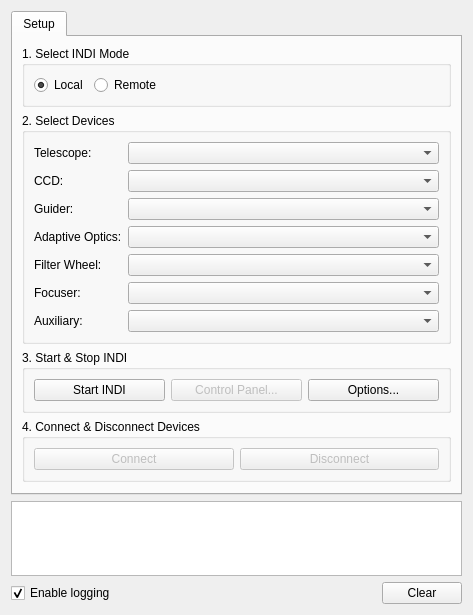
<?xml version="1.0" encoding="UTF-8"?>
<ui version="4.0">
 <class>EkosManager</class>
 <widget class="QWidget" name="EkosManager">
  <property name="geometry">
   <rect>
    <x>0</x>
    <y>0</y>
    <width>473</width>
    <height>615</height>
   </rect>
  </property>
  <property name="windowTitle">
   <string>Ekos</string>
  </property>
  <layout class="QVBoxLayout" name="verticalLayout_6">
   <item>
    <widget class="QTabWidget" name="toolsWidget">
     <property name="currentIndex">
      <number>0</number>
     </property>
     <widget class="QWidget" name="setupTab">
      <attribute name="title">
       <string>Setup</string>
      </attribute>
      <layout class="QVBoxLayout" name="verticalLayout">
       <item>
        <widget class="QGroupBox" name="groupBox_4">
         <property name="title">
          <string>1. Select INDI Mode</string>
         </property>
         <layout class="QHBoxLayout" name="horizontalLayout_6">
          <item>
           <widget class="QRadioButton" name="kcfg_localMode">
            <property name="text">
             <string>Local</string>
            </property>
            <property name="checked">
             <bool>true</bool>
            </property>
           </widget>
          </item>
          <item>
           <widget class="QRadioButton" name="kcfg_remoteMode">
            <property name="text">
             <string>Remote</string>
            </property>
           </widget>
          </item>
          <item>
           <spacer name="horizontalSpacer_2">
            <property name="orientation">
             <enum>Qt::Horizontal</enum>
            </property>
            <property name="sizeHint" stdset="0">
             <size>
              <width>303</width>
              <height>20</height>
             </size>
            </property>
           </spacer>
          </item>
         </layout>
        </widget>
       </item>
       <item>
        <widget class="QGroupBox" name="groupBox">
         <property name="title">
          <string>2. Select Devices</string>
         </property>
         <layout class="QVBoxLayout" name="verticalLayout_4">
          <item>
           <layout class="QHBoxLayout" name="horizontalLayout">
            <item>
             <layout class="QVBoxLayout" name="verticalLayout_3">
              <item>
               <widget class="QLabel" name="label_6">
                <property name="text">
                 <string>Telescope:</string>
                </property>
               </widget>
              </item>
              <item>
               <widget class="QLabel" name="label_7">
                <property name="text">
                 <string>CCD:</string>
                </property>
               </widget>
              </item>
              <item>
               <widget class="QLabel" name="label_8">
                <property name="text">
                 <string>Guider:</string>
                </property>
               </widget>
              </item>
              <item>
               <widget class="QLabel" name="label_12">
                <property name="text">
                 <string>Adaptive Optics:</string>
                </property>
               </widget>
              </item>
              <item>
               <widget class="QLabel" name="label_9">
                <property name="text">
                 <string>Filter Wheel:</string>
                </property>
               </widget>
              </item>
              <item>
               <widget class="QLabel" name="label_10">
                <property name="text">
                 <string>Focuser:</string>
                </property>
               </widget>
              </item>
              <item>
               <widget class="QLabel" name="label_11">
                <property name="text">
                 <string>Auxiliary:</string>
                </property>
               </widget>
              </item>
             </layout>
            </item>
            <item>
             <layout class="QVBoxLayout" name="verticalLayout_2">
              <item>
               <widget class="QComboBox" name="telescopeCombo">
                <property name="sizePolicy">
                 <sizepolicy hsizetype="Expanding" vsizetype="Fixed">
                  <horstretch>0</horstretch>
                  <verstretch>0</verstretch>
                 </sizepolicy>
                </property>
               </widget>
              </item>
              <item>
               <widget class="QComboBox" name="ccdCombo">
                <property name="sizePolicy">
                 <sizepolicy hsizetype="Expanding" vsizetype="Fixed">
                  <horstretch>0</horstretch>
                  <verstretch>0</verstretch>
                 </sizepolicy>
                </property>
               </widget>
              </item>
              <item>
               <widget class="QComboBox" name="guiderCombo">
                <property name="sizePolicy">
                 <sizepolicy hsizetype="Expanding" vsizetype="Fixed">
                  <horstretch>0</horstretch>
                  <verstretch>0</verstretch>
                 </sizepolicy>
                </property>
               </widget>
              </item>
              <item>
               <widget class="QComboBox" name="AOCombo">
                <property name="sizePolicy">
                 <sizepolicy hsizetype="Expanding" vsizetype="Fixed">
                  <horstretch>0</horstretch>
                  <verstretch>0</verstretch>
                 </sizepolicy>
                </property>
               </widget>
              </item>
              <item>
               <widget class="QComboBox" name="filterCombo">
                <property name="sizePolicy">
                 <sizepolicy hsizetype="Expanding" vsizetype="Fixed">
                  <horstretch>0</horstretch>
                  <verstretch>0</verstretch>
                 </sizepolicy>
                </property>
               </widget>
              </item>
              <item>
               <widget class="QComboBox" name="focuserCombo">
                <property name="sizePolicy">
                 <sizepolicy hsizetype="Expanding" vsizetype="Fixed">
                  <horstretch>0</horstretch>
                  <verstretch>0</verstretch>
                 </sizepolicy>
                </property>
               </widget>
              </item>
              <item>
               <widget class="QComboBox" name="auxCombo">
                <property name="sizePolicy">
                 <sizepolicy hsizetype="Expanding" vsizetype="Fixed">
                  <horstretch>0</horstretch>
                  <verstretch>0</verstretch>
                 </sizepolicy>
                </property>
               </widget>
              </item>
             </layout>
            </item>
           </layout>
          </item>
          <item>
           <spacer name="verticalSpacer_3">
            <property name="orientation">
             <enum>Qt::Vertical</enum>
            </property>
            <property name="sizeHint" stdset="0">
             <size>
              <width>20</width>
              <height>17</height>
             </size>
            </property>
           </spacer>
          </item>
         </layout>
        </widget>
       </item>
       <item>
        <widget class="QGroupBox" name="groupBox_2">
         <property name="title">
          <string>3. Start &amp;&amp; Stop INDI</string>
         </property>
         <layout class="QHBoxLayout" name="horizontalLayout_5">
          <item>
           <layout class="QHBoxLayout" name="horizontalLayout_3">
            <item>
             <widget class="KPushButton" name="processINDIB">
              <property name="enabled">
               <bool>true</bool>
              </property>
              <property name="text">
               <string>Start INDI</string>
              </property>
             </widget>
            </item>
            <item>
             <widget class="KPushButton" name="controlPanelB">
              <property name="enabled">
               <bool>false</bool>
              </property>
              <property name="text">
               <string>Control Panel...</string>
              </property>
             </widget>
            </item>
            <item>
             <widget class="KPushButton" name="optionsB">
              <property name="enabled">
               <bool>true</bool>
              </property>
              <property name="text">
               <string>Options...</string>
              </property>
             </widget>
            </item>
           </layout>
          </item>
         </layout>
        </widget>
       </item>
       <item>
        <widget class="QGroupBox" name="groupBox_3">
         <property name="title">
          <string>4. Connect &amp;&amp; Disconnect Devices</string>
         </property>
         <layout class="QVBoxLayout" name="verticalLayout_8">
          <item>
           <layout class="QHBoxLayout" name="horizontalLayout_4">
            <item>
             <widget class="KPushButton" name="connectB">
              <property name="enabled">
               <bool>false</bool>
              </property>
              <property name="text">
               <string>Connect</string>
              </property>
             </widget>
            </item>
            <item>
             <widget class="KPushButton" name="disconnectB">
              <property name="enabled">
               <bool>false</bool>
              </property>
              <property name="text">
               <string>Disconnect</string>
              </property>
             </widget>
            </item>
           </layout>
          </item>
         </layout>
        </widget>
       </item>
       <item>
        <spacer name="verticalSpacer">
         <property name="orientation">
          <enum>Qt::Vertical</enum>
         </property>
         <property name="sizeHint" stdset="0">
          <size>
           <width>20</width>
           <height>35</height>
          </size>
         </property>
        </spacer>
       </item>
      </layout>
     </widget>
    </widget>
   </item>
   <item>
    <widget class="QPlainTextEdit" name="ekosLogOut">
     <property name="sizePolicy">
      <sizepolicy hsizetype="Preferred" vsizetype="Preferred">
       <horstretch>0</horstretch>
       <verstretch>0</verstretch>
      </sizepolicy>
     </property>
     <property name="maximumSize">
      <size>
       <width>16777215</width>
       <height>16777215</height>
      </size>
     </property>
     <property name="readOnly">
      <bool>true</bool>
     </property>
    </widget>
   </item>
   <item>
    <layout class="QHBoxLayout" name="horizontalLayout_2">
     <item>
      <widget class="QCheckBox" name="enableLoggingCheck">
       <property name="text">
        <string>Enable logging</string>
       </property>
       <property name="checked">
        <bool>true</bool>
       </property>
      </widget>
     </item>
     <item>
      <spacer name="horizontalSpacer">
       <property name="orientation">
        <enum>Qt::Horizontal</enum>
       </property>
       <property name="sizeHint" stdset="0">
        <size>
         <width>40</width>
         <height>20</height>
        </size>
       </property>
      </spacer>
     </item>
     <item>
      <widget class="QPushButton" name="clearB">
       <property name="text">
        <string>Clear</string>
       </property>
      </widget>
     </item>
    </layout>
   </item>
  </layout>
 </widget>
 <customwidgets>
  <customwidget>
   <class>KPushButton</class>
   <extends>QPushButton</extends>
   <header>kpushbutton.h</header>
  </customwidget>
 </customwidgets>
 <resources/>
 <connections/>
</ui>
